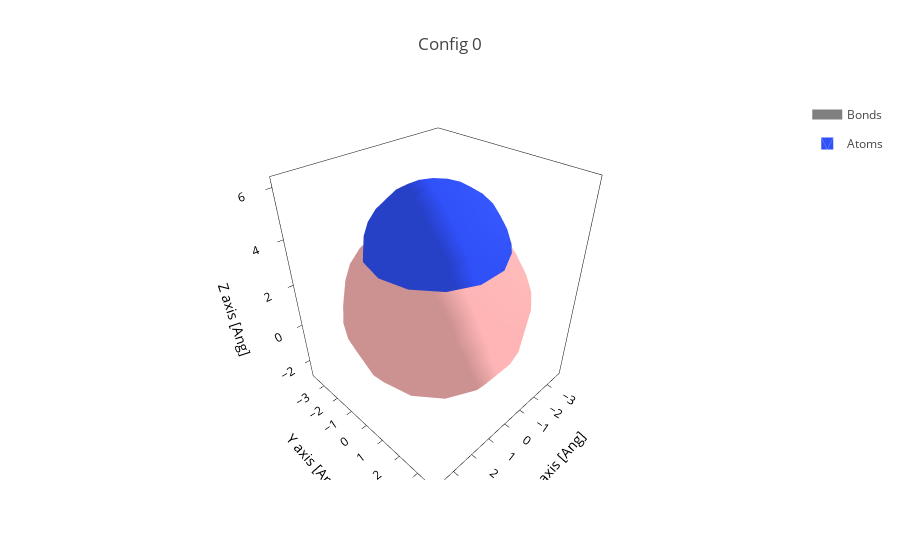
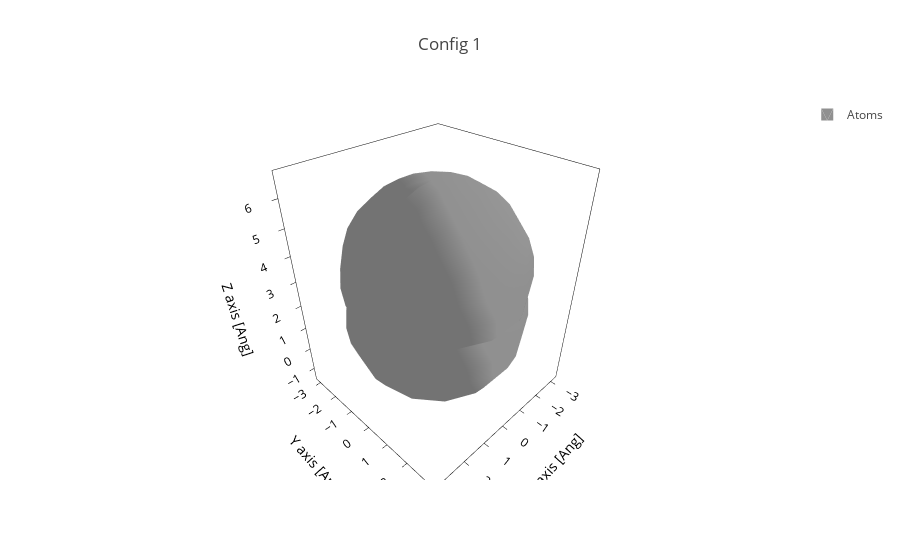

The cell these charts' notebook holds for them, in order:
### Code cell
# Visualize the structures

for i, path in enumerate(paths):
    if i==2:
        break

    # Load the structure config
    file = sisl.get_sile(path / "aiida.fdf")
    geometry = file.read_geometry()

    geometry.plot(show_cell=False, atoms_style={"size": geometry.maxR(all=True)}).update_layout(
    title=f"Config {i}"
).show()

### Figure 1 — Plotly figure (JSON) as saved in the notebook; plotly's stock layout.template omitted (floating-point values rounded to 4 significant figures; data arrays with more than 128 entries replaced by an {"elided": "..."} marker saying what was removed)
{"data": [{"line": {"color": "gray", "width": 10}, "meta": {}, "mode": "lines", "name": "Bonds", "opacity": 1, "type": "scatter3d", "x": [0.0, 0.0, 0.0, 0.0, 0.0, 0.0, 0.0, 0.0, 0.0, 0.0, 0.0, 0.0, 0.0, 0.0, 0.0, 0.0, 0.0, 0.0, 0.0, 0.0, NaN, 0.0, 0.0, 0.0, 0.0, 0.0, 0.0, 0.0, 0.0, 0.0, 0.0, 0.0, 0.0, 0.0, 0.0, 0.0, 0.0, 0.0, 0.0, 0.0, 0.0, NaN], "y": [0.0, 0.0, 0.0, 0.0, 0.0, 0.0, 0.0, 0.0, 0.0, 0.0, 0.0, 0.0, 0.0, 0.0, 0.0, 0.0, 0.0, 0.0, 0.0, 0.0, NaN, 0.0, 0.0, 0.0, 0.0, 0.0, 0.0, 0.0, 0.0, 0.0, 0.0, 0.0, 0.0, 0.0, 0.0, 0.0, 0.0, 0.0, 0.0, 0.0, 0.0, NaN], "z": [3.331, 3.402, 3.473, 3.543, 3.614, 3.684, 3.755, 3.825, 3.896, 3.966, 4.037, 4.107, 4.178, 4.248, 4.319, 4.389, 4.46, 4.53, 4.601, 4.671, NaN, 1.072, 1.001, 0.9304, 0.8599, 0.7894, 0.7189, 0.6483, 0.5778, 0.5073, 0.4368, 0.3662, 0.2957, 0.2252, 0.1546, 0.08411, 0.01359, -0.05694, -0.1275, -0.198, -0.2685, NaN]}, {"alphahull": 0, "color": "#3050F8", "hovertemplate": "%{meta.position}", "legendgroup": "Atoms", "meta": {"meta": {"Atoms_i": 0}, "position": "(0.00, 0.00, 3.33)"}, "name": "Atoms", "opacity": 1, "showlegend": true, "showscale": false, "type": "mesh3d", "x": {"elided": "225 float values"}, "y": {"elided": "225 float values"}, "z": {"elided": "225 float values"}}, {"alphahull": 0, "color": "#FFB5B5", "hovertemplate": "%{meta.position}", "legendgroup": "Atoms", "meta": {"meta": {"Atoms_i": 1}, "position": "(0.00, 0.00, 1.07)"}, "name": "Atoms", "opacity": 1, "showlegend": false, "showscale": false, "type": "mesh3d", "x": {"elided": "225 float values"}, "y": {"elided": "225 float values"}, "z": {"elided": "225 float values"}}], "layout": {"scene": {"aspectmode": "data", "xaxis": {"title": {"text": "X axis [Ang]"}}, "yaxis": {"title": {"text": "Y axis [Ang]"}}, "zaxis": {"title": {"text": "Z axis [Ang]"}}}, "title": {"text": "Config 0"}, "xaxis": {"scaleanchor": "y", "scaleratio": 1, "title": {"text": "X axis [Ang]"}}, "yaxis": {"title": {"text": "Y axis [Ang]"}}}}

### Figure 2 — Plotly figure (JSON) as saved in the notebook; plotly's stock layout.template omitted (floating-point values rounded to 4 significant figures; data arrays with more than 128 entries replaced by an {"elided": "..."} marker saying what was removed)
{"data": [{"alphahull": 0, "color": "#909090", "hovertemplate": "%{meta.position}", "legendgroup": "Atoms", "meta": {"meta": {"Atoms_i": 0}, "position": "(0.00, 0.00, 3.45)"}, "name": "Atoms", "opacity": 1, "showlegend": true, "showscale": false, "type": "mesh3d", "x": {"elided": "225 float values"}, "y": {"elided": "225 float values"}, "z": {"elided": "225 float values"}}, {"alphahull": 0, "color": "#909090", "hovertemplate": "%{meta.position}", "legendgroup": "Atoms", "meta": {"meta": {"Atoms_i": 1}, "position": "(0.00, 0.00, 1.84)"}, "name": "Atoms", "opacity": 1, "showlegend": false, "showscale": false, "type": "mesh3d", "x": {"elided": "225 float values"}, "y": {"elided": "225 float values"}, "z": {"elided": "225 float values"}}], "layout": {"scene": {"aspectmode": "data", "xaxis": {"title": {"text": "X axis [Ang]"}}, "yaxis": {"title": {"text": "Y axis [Ang]"}}, "zaxis": {"title": {"text": "Z axis [Ang]"}}}, "title": {"text": "Config 1"}, "xaxis": {"scaleanchor": "y", "scaleratio": 1, "title": {"text": "X axis [Ang]"}}, "yaxis": {"title": {"text": "Y axis [Ang]"}}}}
